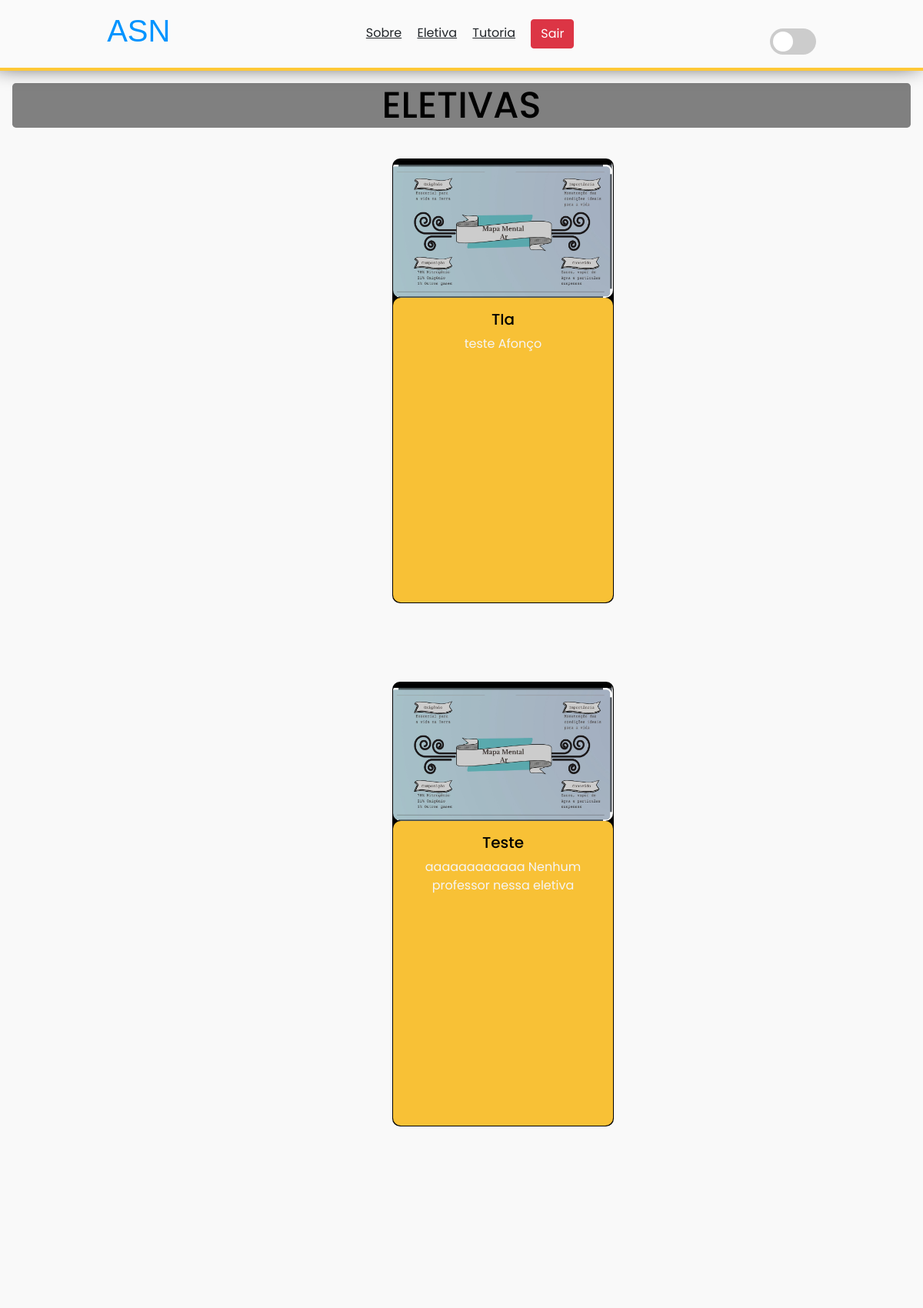
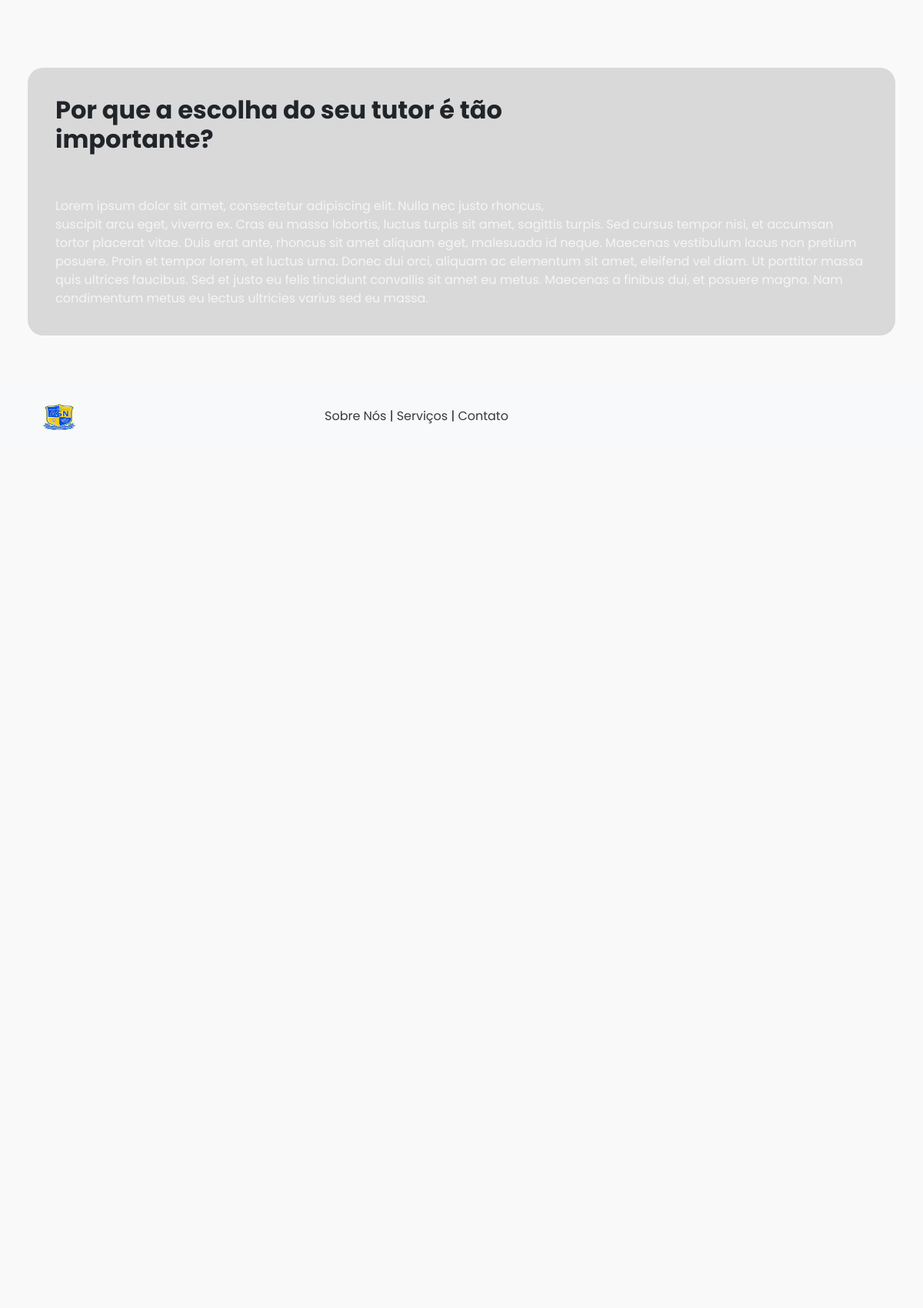
/eletivas/ (signed in, upper part), run on the app's committed database (2 pictures, top to bottom).
### Aplicativo/models.py (models this page shows)
class Eletivas(models.Model):
    titulo = models.CharField(max_length=50)
    descricao = models.TextField(max_length=150)
    imagem = models.ImageField(upload_to="img_eletivas/")
    link = models.URLField(max_length=100, null=True, blank=False)

### Aplicativo/views.py (the view)
# urls.py: path('eletivas/', eletivas,name='eletivas'),
def eletivas(request):
    dados = dados_universsais.copy()
    dados['pagina'] = "eletivas"
    dados['eletivas'] = Eletivas.objects.all().values()
    todos_professores = {}
    for i in dados['eletivas']:
        todos_professores[f"professor_de_{i['titulo']}"] = Professores.objects.filter(eletiva=f"{i['titulo']}").values()
    dados['todos_professores'] = todos_professores
    dados['user'] = request.session['user']
    return render(request,'eletiva/eletivas.html',dados)

### Aplicativo/templatetags/pesquisa_de_professores.py (called while the page is built)
def pesquisar_professor(dict,nome_da_eletiva):
    var = dict.get(f'professor_de_{nome_da_eletiva}')
    tam_var = len(var)
    mensagem_final = ''
    if tam_var == 2:
        mensagem_final += f"{var[0].get('nome')} e {var[1].get('nome')}"
    elif tam_var == 1:
        mensagem_final += f"{var[0].get('nome')}"
    else:
        mensagem_final += "Nenhum professor nessa eletiva"
    return mensagem_final

### Aplicativo/templates/eletiva/eletivas.html (shortened to what this page needs)
<!DOCTYPE html>
<html lang="en">
<head>
    <link href="https://cdn.jsdelivr.net/npm/bootstrap@5.1.3/dist/css/bootstrap.min.css" rel="stylesheet"
>
    {% load static %}
    <link rel="stylesheet" href="{% static 'css/eletivas.css'%}">
    <link rel="stylesheet" href="{% static 'css/style.css'%}">
</head>
<body>
    {% include 'codigos reutilizados/links_reutilizados.html' %}
      <h1 class="text-black text-center m-3 rounded-3" id="eletivas-title">ELETIVAS</h1>
    <div class="container" id="eletivas">
            {% for i in eletivas %}
        <div class="row p-4" id="cards-eletivas" data-materia="{{i.titulo}}" data-id="{{i.id}}" data-url="{{i.link}}" onclick="vai(this)" onmouseenter="entrou(this)" onmouseleave="saiu(this)">
            <div class="col-md-3 mb-4">
                <div class="card" style="width: 18rem; border-radius: 10px;">
                    <img src="../../media/{{i.imagem}}" alt="" width="286" height="180" style="border-radius: 10px;">
                    <div class="card-body text-center">
                        <h5 class="card-title">{{i.titulo}}</h5>
                        <p class="card-text">{{i.descricao}}</p>
                        {% load pesquisa_de_professores %}
                        <p>{{todos_professores|pesquisar_professor:i.titulo}}</p>
                    </div>
                </div>
            </div>
        </div>
        {% endfor %}
    </div>
    <div class="importante d-flex flex-column flex-md-row justify-content-between align-items-center">
        <div>
            <h2><strong>Por que a escolha do seu tutor é tão <br> importante?</strong></h2>
            <p class="text-importante"> <br> <br> Lorem ipsum dolor sit amet, consectetur adipiscing elit. Nulla nec justo rhoncus, <br>
                suscipit arcu eget, viverra ex. Cras eu massa lobortis, luctus turpis sit amet, sagittis turpis. Sed cursus tempor nisi, et accumsan tortor placerat vitae. Duis erat ante, rhoncus sit amet aliquam eget, malesuada id neque. Maecenas vestibulum lacus non pretium posuere. Proin et tempor lorem, et luctus urna. Donec dui orci, aliquam ac elementum sit amet, eleifend vel diam. Ut porttitor massa quis ultrices faucibus. Sed et justo eu felis tincidunt convallis sit amet eu metus. Maecenas a finibus dui, et posuere magna. Nam condimentum metus eu lectus ultricies varius sed eu massa.</p>
        </div>
    </div>
{% include 'codigos reutilizados/footer.html' %}
</body>
</html>

### Aplicativo/static/css/eletivas.css (style rules this page uses)
* { box-sizing: border-box; margin: 0; padding: 0; }
body, html { height: 100vh; }
#eletivas-title { font-size: 3em; font-family: "Poppins", sans-serif; font-weight: 500; font-style: normal; background-color: gray; }
h1 { color: #fafafa; font-family: "Poppins", sans-serif; font-weight: 500; font-style: normal; }
#eletivas { display: flex; gap: 30px; flex-direction: column; align-items: center; padding-bottom: 20%; padding-left: 10%; }
#cards-eletivas { display: flex; gap: 50px; }
.card-body { background-color: #f8c136; border-radius: 10px; }
.card { border-radius: 10px; }
p { display: inline; color: #F5F5F5; }
.importante { background-color: #d9d9d9; border-radius: 20px; padding: 3%; margin: 3%; margin-bottom: 5%; }
h5 { color: #9F9ED4; }
.card-title { color: #000; }

### Aplicativo/static/css/style.css (style rules this page uses)
* { margin: 0; padding: 0; box-sizing: border-box; font-family: poppins; }
body { height: 100vh; background-color: #cfcfcf1b; transition: background-color 0.3s, color 0.3s; }
.card { background-color: #000; border-radius: 56px; width: 423px; height: 578px; }

### data on the page
Eletivas: imagem (picture), titulo "TIa", descricao "teste", titulo "Afonço"
Eletivas: imagem (picture), titulo "Teste", descricao "aaaaaaaaaaaa", titulo "Nenhum professor nessa eletiva"
